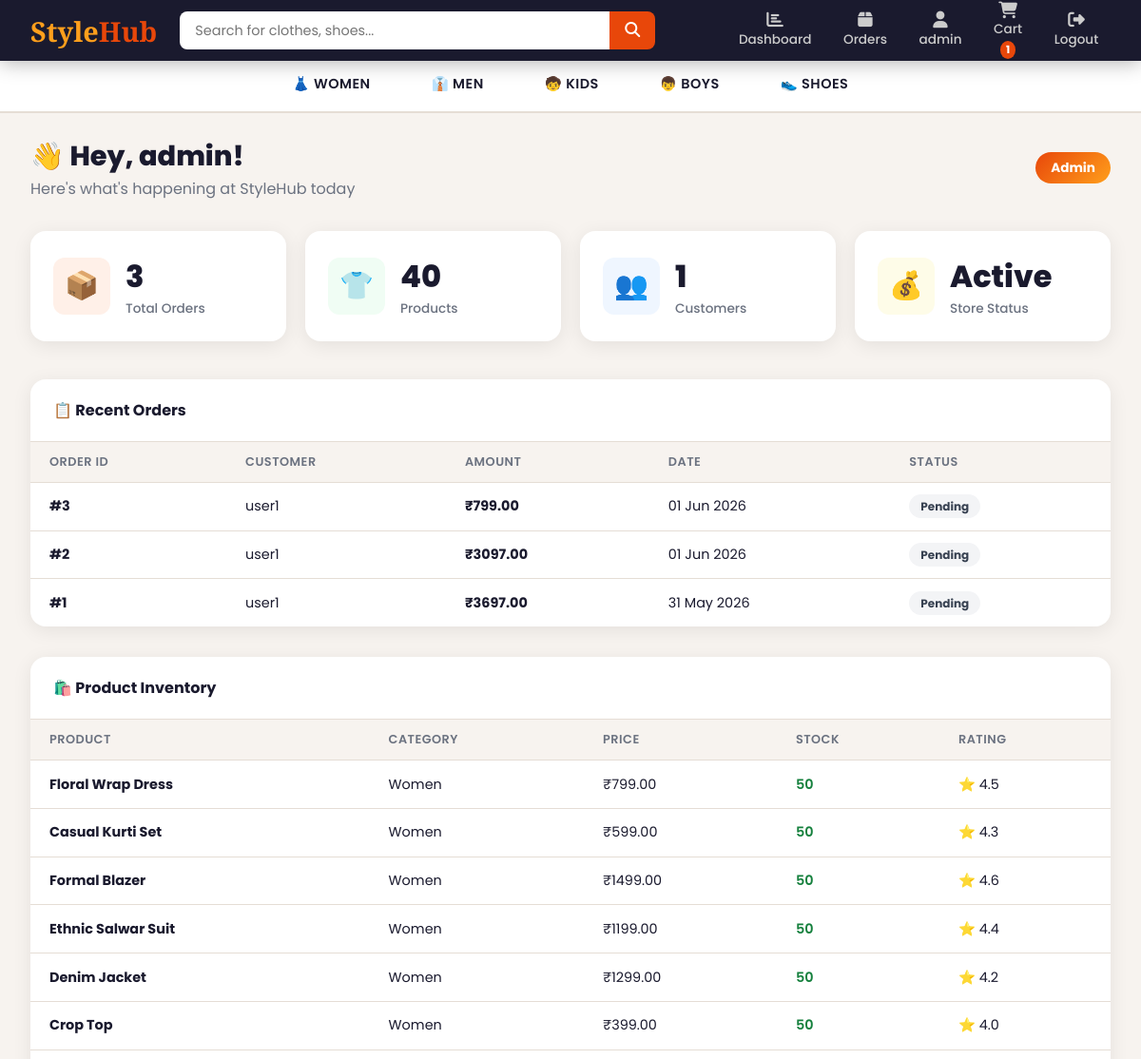
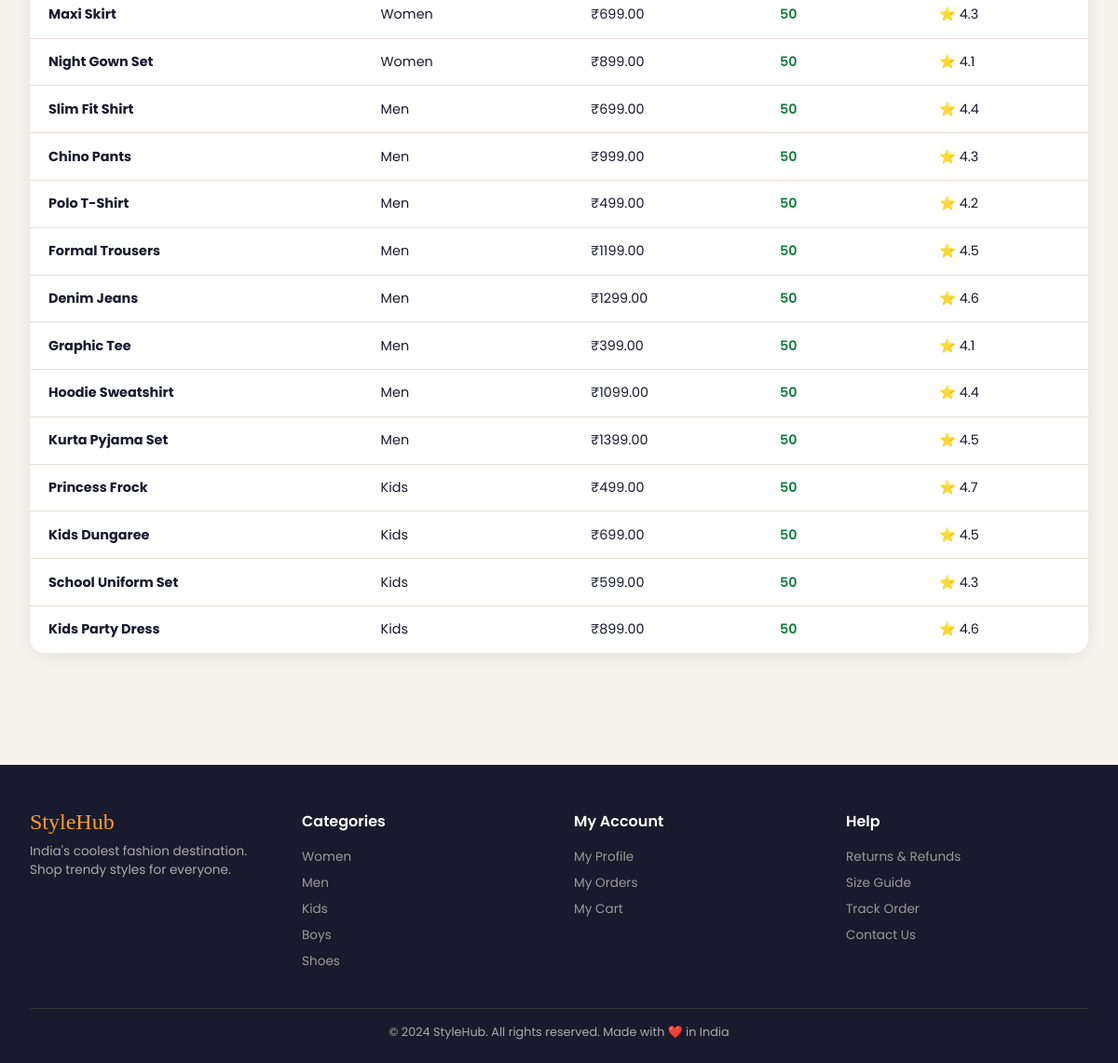
/users/dashboard/ (signed in), run on the app's committed database (2 pictures, top to bottom).
### users/models.py (models this page shows, shortened)
class CustomUser(AbstractUser):
    ROLE_CHOICES = (('admin', 'Admin'), ('staff', 'Staff'), ('user', 'User'))
    role = models.CharField(max_length=10, choices=ROLE_CHOICES, default='user')
    phone = models.CharField(max_length=15, blank=True)
    address = models.TextField(blank=True)

### store/models.py (models this page shows, shortened)
class Order(models.Model):
    STATUS_CHOICES = (
        ('pending', 'Pending'),
        ('confirmed', 'Confirmed'),
        ('shipped', 'Shipped'),
        ('delivered', 'Delivered'),
        ('cancelled', 'Cancelled'),
    )
    user = models.ForeignKey(settings.AUTH_USER_MODEL, on_delete=models.CASCADE)
    total_price = models.DecimalField(max_digits=10, decimal_places=2)
    status = models.CharField(max_length=20, choices=STATUS_CHOICES, default='pending')
    address = models.TextField()
    phone = models.CharField(max_length=15)
    created_at = models.DateTimeField(auto_now_add=True)

class Product(models.Model):
    name = models.CharField(max_length=200)
    category = models.CharField(max_length=20, choices=CATEGORY_CHOICES)
    price = models.DecimalField(max_digits=10, decimal_places=2)
    original_price = models.DecimalField(max_digits=10, decimal_places=2, null=True, blank=True)
    description = models.TextField(blank=True)
    image_url = models.URLField(blank=True)
    stock = models.IntegerField(default=10)
    rating = models.DecimalField(max_digits=3, decimal_places=1, default=4.0)
    reviews_count = models.IntegerField(default=0)
    is_active = models.BooleanField(default=True)
    created_at = models.DateTimeField(auto_now_add=True)

### users/views.py (the view)
# urls.py: path('dashboard/', views.dashboard_view, name='dashboard'),
@login_required
def dashboard_view(request):
    if request.user.role not in ('admin', 'staff'):
        return redirect('home')
    from store.models import Order, Product
    from django.contrib.auth import get_user_model
    User = get_user_model()
    context = {
        'total_orders': Order.objects.count(),
        'total_products': Product.objects.count(),
        'total_users': User.objects.filter(role='user').count(),
        'recent_orders': Order.objects.order_by('-created_at')[:10],
        'products': Product.objects.all()[:20],
    }
    return render(request, 'users/dashboard.html', context)

### store/context_processors.py (called while the page is built)
def cart_count(request):
    if request.user.is_authenticated:
        count = Cart.objects.filter(user=request.user).count()
        return {'cart_count': count}
    return {'cart_count': 0}

### templates/users/dashboard.html (shortened to what this page needs)
{% extends 'base.html' %}
{% block content %}
<div class="dash-header">
    <div>
        <h1>👋 Hey, {{ user.username }}!</h1>
        <p style="color:var(--gray)">Here's what's happening at StyleHub today</p>
    </div>
    <span class="role-badge">{{ user.role|title }}</span>
</div>
<div class="stats-grid">
    <div class="stat-card">
        <div class="stat-icon" style="background:#fff0e8">📦</div>
        <div>
            <div class="stat-value">{{ total_orders }}</div>
            <div class="stat-label">Total Orders</div>
        </div>
    </div>
    <div class="stat-card">
        <div class="stat-icon" style="background:#f0fdf4">👕</div>
        <div>
            <div class="stat-value">{{ total_products }}</div>
            <div class="stat-label">Products</div>
        </div>
    </div>
    <div class="stat-card">
        <div class="stat-icon" style="background:#eff6ff">👥</div>
        <div>
            <div class="stat-value">{{ total_users }}</div>
            <div class="stat-label">Customers</div>
        </div>
    </div>
    <div class="stat-card">
        <div class="stat-icon" style="background:#fefce8">💰</div>
        <div>
            <div class="stat-value">Active</div>
            <div class="stat-label">Store Status</div>
        </div>
    </div>
</div>
<div class="section-box">
    <div class="section-box-header">📋 Recent Orders</div>
    <table>
        <thead>
            <tr>
                <th>Order ID</th>
                <th>Customer</th>
                <th>Amount</th>
                <th>Date</th>
                <th>Status</th>
            </tr>
        </thead>
        <tbody>
            {% for order in recent_orders %}
            <tr>
                <td><strong>#{{ order.id }}</strong></td>
                <td>{{ order.user.username }}</td>
                <td><strong>₹{{ order.total_price }}</strong></td>
                <td>{{ order.created_at|date:"d M Y" }}</td>
                <td>
                    <span class="status-badge" style="
                        {% if order.status == 'delivered' %}background:#dcfce7;color:#15803d;
                        {% elif order.status == 'shipped' %}background:#dbeafe;color:#1d4ed8;
                        {% elif order.status == 'confirmed' %}background:#fef9c3;color:#854d0e;
                        {% elif order.status == 'cancelled' %}background:#fee2e2;color:#dc2626;
                        {% else %}background:#f3f4f6;color:#374151;{% endif %}">
                        {{ order.status|title }}
                    </span>
                </td>
            </tr>
            {% empty %}
            <tr><td colspan="5" style="text-align:center;color:var(--gray);padding:2rem">No orders yet</td></tr>
            {% endfor %}
        </tbody>
    </table>
</div>
{% if user.role == 'admin' %}
<div class="section-box">
    <div class="section-box-header">🛍️ Product Inventory</div>
    <table>
        <thead>
            <tr><th>Product</th><th>Category</th><th>Price</th><th>Stock</th><th>Rating</th></tr>
        </thead>
        <tbody>
            {% for product in products %}
            <tr>
                <td><strong>{{ product.name }}</strong></td>
                <td>{{ product.category|title }}</td>
                <td>₹{{ product.price }}</td>
                <td>
                    <span style="color:{% if product.stock < 5 %}#dc2626{% else %}#15803d{% endif %};font-weight:600">
                        {{ product.stock }}
                    </span>
                </td>
                <td>⭐ {{ product.rating }}</td>
            </tr>
            {% empty %}
            <tr><td colspan="5" style="text-align:center;color:var(--gray);padding:2rem">No products yet. Add from Django Admin.</td></tr>
            {% endfor %}
        </tbody>
    </table>
</div>
{% endif %}
{% endblock %}

### templates/base.html (shortened to what this page needs)
<!DOCTYPE html>
<html lang="en">
<head>
    <link rel="stylesheet" href="https://cdnjs.cloudflare.com/ajax/libs/font-awesome/6.4.0/css/all.min.css">
</head>
<body>
<nav class="navbar">
    <div class="nav-inner">
        <a href="/" class="nav-logo">Style<span>Hub</span></a>
        <form class="nav-search" action="/search/" method="get">
            <input type="text" name="q" placeholder="Search for clothes, shoes..." value="{{ request.GET.q }}">
            <button type="submit"><i class="fas fa-search"></i></button>
        </form>
        <div class="nav-links">
            {% if user.is_authenticated %}
                {% if user.role in 'admin,staff' %}
                    <a href="/users/dashboard/"><i class="fas fa-chart-bar"></i>Dashboard</a>
                {% endif %}
                <a href="/orders/"><i class="fas fa-box"></i>Orders</a>
                <a href="/users/profile/"><i class="fas fa-user"></i>{{ user.username }}</a>
                <a href="/cart/" class="nav-cart"><i class="fas fa-shopping-cart"></i>Cart <span class="cart-badge">{{ cart_count }}</span></a>
                <a href="/users/logout/"><i class="fas fa-sign-out-alt"></i>Logout</a>
            {% else %}
                <a href="/users/login/"><i class="fas fa-sign-in-alt"></i>Login</a>
                <a href="/users/signup/"><i class="fas fa-user-plus"></i>Signup</a>
            {% endif %}
        </div>
    </div>
</nav>
<div class="cat-bar">
    <a href="/category/women/" {% if request.path == '/category/women/' %}class="active"{% endif %}>👗 Women</a>
    <a href="/category/men/" {% if request.path == '/category/men/' %}class="active"{% endif %}>👔 Men</a>
    <a href="/category/kids/" {% if request.path == '/category/kids/' %}class="active"{% endif %}>🧒 Kids</a>
    <a href="/category/boys/" {% if request.path == '/category/boys/' %}class="active"{% endif %}>👦 Boys</a>
    <a href="/category/shoes/" {% if request.path == '/category/shoes/' %}class="active"{% endif %}>👟 Shoes</a>
</div>
<div class="main-content">
    {% block content %}{% endblock %}
</div>
<footer>
    <div class="footer-inner">
        <div class="footer-grid">
            <div>
                <div class="footer-logo">StyleHub</div>
                <p style="font-size:0.85rem;">India's coolest fashion destination. Shop trendy styles for everyone.</p>
            </div>
            <div>
                <h4>Categories</h4>
                <a href="/category/women/">Women</a>
                <a href="/category/men/">Men</a>
                <a href="/category/kids/">Kids</a>
                <a href="/category/boys/">Boys</a>
                <a href="/category/shoes/">Shoes</a>
            </div>
            <div>
                <h4>My Account</h4>
                <a href="/users/profile/">My Profile</a>
                <a href="/orders/">My Orders</a>
                <a href="/cart/">My Cart</a>
            </div>
            <div>
                <h4>Help</h4>
                <a href="#">Returns & Refunds</a>
                <a href="#">Size Guide</a>
                <a href="#">Track Order</a>
                <a href="#">Contact Us</a>
            </div>
        </div>
        <div class="footer-bottom">
            <p>© 2024 StyleHub. All rights reserved. Made with ❤️ in India</p>
        </div>
    </div>
</footer>
</body>
</html>

### templates/base.html (style rules this page uses)
:root { --primary: #e8470a; --primary-dark: #c73d08; --accent: #ff9f1c; --bg: #f7f3ef; --white: #ffffff; --dark: #1a1a2e; --gray: #6b7280; --light-gray: #f0ebe4; --border: #e5ddd5; --success: #22c55e; --shadow: 0 4px 20px rgba(0,0,0,0.08); }
* { margin: 0; padding: 0; box-sizing: border-box; }
body { font-family: 'Poppins', sans-serif; background: var(--bg); color: var(--dark); }
.navbar { background: var(--dark); padding: 0 2rem; position: sticky; top: 0; z-index: 1000; box-shadow: 0 2px 20px rgba(0,0,0,0.3); }
.nav-inner { display: flex; align-items: center; gap: 1.5rem; height: 64px; max-width: 1400px; margin: 0 auto; }
.nav-logo { font-family: 'Playfair Display', serif; font-size: 1.8rem; color: var(--accent); font-weight: 700; text-decoration: none; white-space: nowrap; }
.nav-logo span { color: var(--primary); }
.nav-search { flex: 1; display: flex; max-width: 500px; }
.nav-search input { flex: 1; padding: 0.6rem 1rem; border: none; border-radius: 8px 0 0 8px; font-family: 'Poppins', sans-serif; font-size: 0.9rem; outline: none; }
.nav-search button { background: var(--primary); color: white; border: none; padding: 0.6rem 1rem; border-radius: 0 8px 8px 0; cursor: pointer; font-size: 1rem; }
.nav-links { display: flex; align-items: center; gap: 0.5rem; margin-left: auto; }
.nav-links a, .nav-links button { color: #ccc; text-decoration: none; font-size: 0.85rem; font-weight: 500; padding: 0.5rem 0.8rem; border-radius: 8px; border: none; background: none; cursor: pointer; display: flex; flex-direction: column; align-items: center; gap: 2px; transition: color 0.2s, background 0.2s; }
.nav-links a i, .nav-links button i { font-size: 1.1rem; }
.cart-badge { background: var(--primary); color: white; border-radius: 50%; padding: 1px 6px; font-size: 0.7rem; font-weight: 700; }
.nav-cart { position: relative; }
.cat-bar { background: white; border-bottom: 2px solid var(--border); display: flex; justify-content: center; gap: 0; overflow-x: auto; }
.cat-bar a { padding: 0.9rem 2rem; text-decoration: none; color: var(--dark); font-weight: 600; font-size: 0.9rem; text-transform: uppercase; letter-spacing: 0.5px; border-bottom: 3px solid transparent; transition: all 0.2s; white-space: nowrap; }
.main-content { max-width: 1400px; margin: 0 auto; padding: 1.5rem 2rem; }
footer { background: var(--dark); color: #aaa; margin-top: 4rem; padding: 3rem 2rem 1.5rem; }
.footer-inner { max-width: 1400px; margin: 0 auto; }
.footer-grid { display: grid; grid-template-columns: repeat(auto-fit, minmax(200px, 1fr)); gap: 2rem; margin-bottom: 2rem; }
footer h4 { color: white; margin-bottom: 1rem; font-weight: 600; }
footer a { color: #999; text-decoration: none; font-size: 0.85rem; display: block; margin-bottom: 0.5rem; }
.footer-bottom { border-top: 1px solid #333; padding-top: 1rem; text-align: center; font-size: 0.8rem; }
.footer-logo { font-family: 'Playfair Display', serif; font-size: 1.5rem; color: var(--accent); margin-bottom: 0.5rem; }

### data on the page
CustomUser: username "admin", role "Admin"
Order: id "3", user.username "user1", total_price "799.00", created_at "01 Jun 2026", status "Pending"
Order: id "2", user.username "user1", total_price "3097.00", created_at "01 Jun 2026", status "Pending"
Order: id "1", user.username "user1", total_price "3697.00", created_at "31 May 2026", status "Pending"
Product: name "Floral Wrap Dress", category "Women", price "799.00", stock "50", rating "4.5"
Product: name "Casual Kurti Set", category "Women", price "599.00", stock "50", rating "4.3"
Product: name "Formal Blazer", category "Women", price "1499.00", stock "50", rating "4.6"
Product: name "Ethnic Salwar Suit", category "Women", price "1199.00", stock "50", rating "4.4"
Product: name "Denim Jacket", category "Women", price "1299.00", stock "50", rating "4.2"
Product: name "Crop Top", category "Women", price "399.00", stock "50", rating "4.0"
Product: name "Maxi Skirt", category "Women", price "699.00", stock "50", rating "4.3"
Product: name "Night Gown Set", category "Women", price "899.00", stock "50", rating "4.1"
Product: name "Slim Fit Shirt", category "Men", price "699.00", stock "50", rating "4.4"
Product: name "Chino Pants", category "Men", price "999.00", stock "50", rating "4.3"
Product: name "Polo T-Shirt", category "Men", price "499.00", stock "50", rating "4.2"
Product: name "Formal Trousers", category "Men", price "1199.00", stock "50", rating "4.5"
Product: name "Denim Jeans", category "Men", price "1299.00", stock "50", rating "4.6"
Product: name "Graphic Tee", category "Men", price "399.00", stock "50", rating "4.1"
Product: name "Hoodie Sweatshirt", category "Men", price "1099.00", stock "50", rating "4.4"
Product: name "Kurta Pyjama Set", category "Men", price "1399.00", stock "50", rating "4.5"
Product: name "Princess Frock", category "Kids", price "499.00", stock "50", rating "4.7"
Product: name "Kids Dungaree", category "Kids", price "699.00", stock "50", rating "4.5"
Product: name "School Uniform Set", category "Kids", price "599.00", stock "50", rating "4.3"
Product: name "Kids Party Dress", category "Kids", price "899.00", stock "50", rating "4.6"

### other printed values
{{ cart_count }} "1"
{{ total_orders }} "3"
{{ total_products }} "40"
{{ total_users }} "1"
